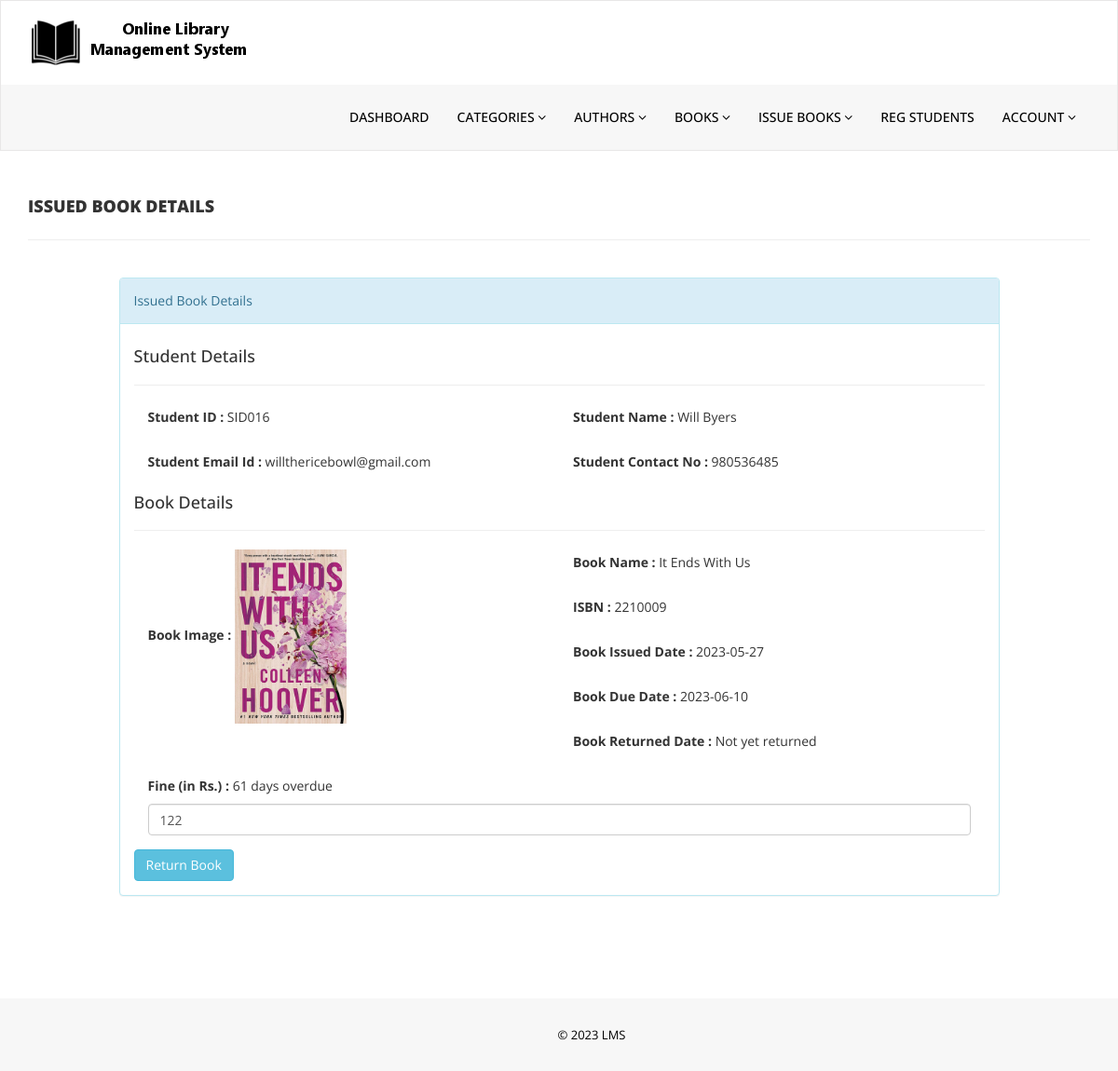
Screenshot of /admin/update-issue-bookdeails.php?rid=29 (signed in) with the database file from the repository.
### tables this page shows
CREATE TABLE `tblissuedbookdetails` (
  `id` int(11) NOT NULL,
  `BookId` int(11) NOT NULL,
  `StudentID` varchar(150) DEFAULT NULL,
  `IssuesDate` date DEFAULT current_timestamp(),
  `DueDate` date DEFAULT NULL,
  `ReturnDate` timestamp NULL DEFAULT NULL ON UPDATE current_timestamp(),
  `RetrunStatus` int(1) DEFAULT NULL,
  `fine` int(11) DEFAULT NULL
);

CREATE TABLE `tblstudents` (
  `id` int(11) NOT NULL,
  `StudentId` varchar(100) DEFAULT NULL,
  `FullName` varchar(120) DEFAULT NULL,
  `EmailId` varchar(120) DEFAULT NULL,
  `MobileNumber` char(11) DEFAULT NULL,
  `Password` varchar(120) DEFAULT NULL,
  `Status` int(1) DEFAULT NULL,
  `RegDate` timestamp NULL DEFAULT current_timestamp(),
  `UpdationDate` timestamp NULL DEFAULT NULL ON UPDATE current_timestamp()
);

CREATE TABLE `tblbooks` (
  `id` int(11) NOT NULL,
  `BookName` varchar(255) DEFAULT NULL,
  `CatId` int(11) DEFAULT NULL,
  `AuthorId` int(11) DEFAULT NULL,
  `ISBNNumber` varchar(25) DEFAULT NULL,
  `BookPrice` decimal(10,2) DEFAULT NULL,
  `bookImage` varchar(250) NOT NULL,
  `isIssued` int(1) DEFAULT 0,
  `RegDate` timestamp NULL DEFAULT current_timestamp(),
  `UpdationDate` timestamp NULL DEFAULT NULL ON UPDATE current_timestamp()
);

### admin/update-issue-bookdeails.php (the view, shortened to what this page needs)
<?php
if(strlen($_SESSION['alogin'])==0)
    {
header('location:index.php');
}
else{
?>
<!DOCTYPE html>
<html xmlns="http://www.w3.org/1999/xhtml">
<head>
    <link href="assets/css/bootstrap.css" rel="stylesheet" />
    <link href="assets/css/font-awesome.css" rel="stylesheet" />
    <link href="assets/css/style.css" rel="stylesheet" />
</head>
<body>
<?php include('includes/header.php');?>
    <div class="content-wrapper">
         <div class="container">
        <div class="row pad-botm">
            <div class="col-md-12">
                <h4 class="header-line">Issued Book Details</h4>
                            </div>
</div>
<div class="row">
<div class="col-md-10 col-sm-6 col-xs-12 col-md-offset-1">
<div class="panel panel-info">
<div class="panel-heading">
Issued Book Details
</div>
<div class="panel-body">
<form role="form" method="post">
<?php
$rid=intval($_GET['rid']);
$sql = "SELECT tblstudents.StudentId ,tblstudents.FullName,tblstudents.EmailId,tblstudents.MobileNumber,tblbooks.BookName,tblbooks.ISBNNumber,tblissuedbookdetails.IssuesDate,tblissuedbookdetails.ReturnDate, tblissuedbookdetails.DueDate, tblissuedbookdetails.id as rid,tblissuedbookdetails.fine,tblissuedbookdetails.RetrunStatus,tblbooks.id as bid,tblbooks.bookImage from  tblissuedbookdetails join tblstudents on tblstudents.StudentId=tblissuedbookdetails.StudentId join tblbooks on tblbooks.id=tblissuedbookdetails.BookId where tblissuedbookdetails.id=:rid";
$query = $dbh -> prepare($sql);
$query->bindParam(':rid',$rid,PDO::PARAM_STR);
$query->execute();
$results=$query->fetchAll(PDO::FETCH_OBJ);
if($query->rowCount() > 0)
{
foreach($results as $result)
{               ?>
<h4>Student Details</h4>
<hr />
<div class="col-md-6">
<div class="form-group">
<label>Student ID :</label>
<?php echo htmlentities($result->StudentId);?>
</div></div>
<div class="col-md-6">
<div class="form-group">
<label>Student Name :</label>
<?php echo htmlentities($result->FullName);?>
</div></div>
<div class="col-md-6">
<div class="form-group">
<label>Student Email Id :</label>
<?php echo htmlentities($result->EmailId);?>
</div></div>
<div class="col-md-6">
<div class="form-group">
<label>Student Contact No :</label>
<?php echo htmlentities($result->MobileNumber);?>
</div></div>
<h4>Book Details</h4>
<hr />
<div class="col-md-6">
<div class="form-group">
<label>Book Image :</label>
<img src="bookimg/<?php echo htmlentities($result->bookImage); ?>" width="120">
</div></div>
<div class="col-md-6">
<div class="form-group">
<label>Book Name :</label>
<?php echo htmlentities($result->BookName);?>
</div>
</div>
<div class="col-md-6">
<div class="form-group">
<label>ISBN :</label>
<?php echo htmlentities($result->ISBNNumber);?>
</div>
</div>
<div class="col-md-6">
<div class="form-group">
<label>Book Issued Date :</label>
<?php echo htmlentities($result->IssuesDate);?>
</div></div>
<div class="col-md-6">
<div class="form-group">
<label>Book Due Date :</label>
<?php echo htmlentities($result->DueDate);?>
</div></div>
<div class="col-md-6">
<div class="form-group">
<label>Book Returned Date :</label>
<?php if($result->ReturnDate=="")
                                            {
                                                echo htmlentities("Not yet returned");
                                            } else {
                                            echo htmlentities($result->ReturnDate);
}
                                            ?>
</div>
</div>
<div class="col-md-12">
<div class="form-group">
<label>Fine (in Rs.) :</label>
<?php
if($result->fine=="")
{
	$due_date = $result->DueDate;
	$currentDate = date("Y-m-d");
	$timeDiff = strtotime($currentDate) - strtotime($due_date);
	$secondsInADay = 60 * 60 * 24;
	$finePerDay = 2;
	$fine = 0;
	if ($timeDiff > 0) {
    	$daysLate = ceil($timeDiff / $secondsInADay);
    	$fine = $daysLate * $finePerDay;
		echo $daysLate . ' days overdue';
	}
  ?>
<input class="form-control" type="text" name="fine" id="fine" value="<?php echo $fine ?>" required />
<?php }else {
echo htmlentities($result->fine);
}
?>
</div>
</div>
 <?php if($result->RetrunStatus==0){?>
<button type="submit" name="return" id="submit" class="btn btn-info">Return Book </button>
 </div>
<?php }}} ?>
                            </div>
                        </div>
                            </div>
        </div>
    </div>
  <?php include('includes/footer.php');?>
</body>
</html>
<?php } ?>

### admin/assets/css/style.css (style rules this page uses)
.content-wrapper { margin-top: 40px; min-height:800px; padding-bottom:90px; }
.header-line { font-weight:900; padding-bottom:25px; border-bottom:1px solid #eeeeee; text-transform:uppercase; }
.pad-botm { padding-bottom:30px; }

### rows the page displays
tblissuedbookdetails: tblstudents.StudentId "SID016", tblstudents.FullName "Will Byers", tblstudents.EmailId "willthericebowl@gmail.com", tblstudents.MobileNumber "980536485", BookId.bookImage (picture), BookId.BookName "It Ends With Us", BookId.ISBNNumber "2210009", IssuesDate "2023-05-27", DueDate "2023-06-10", fine "122", shows "Return Book"
